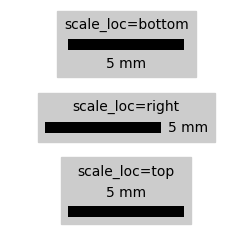

This chart was generated by the following Python code:
import matplotlib.pyplot as plt
from matplotlib_scalebar.scalebar import ScaleBar

fig, ax = plt.subplots(figsize=(3, 2.8))
ax.axis("off")

scalebar = ScaleBar(
    1,
    "cm",
    length_fraction=0.75,
    width_fraction=0.05,
    scale_loc="bottom",
    label="scale_loc=bottom",
    location="upper center",
    box_color="0.8",
    pad=0.5,
)
ax.add_artist(scalebar)

scalebar = ScaleBar(
    1,
    "cm",
    length_fraction=0.75,
    width_fraction=0.05,
    scale_loc="right",
    label="scale_loc=right",
    location="center",
    box_color="0.8",
    pad=0.5,
)
ax.add_artist(scalebar)

scalebar = ScaleBar(
    1,
    "cm",
    length_fraction=0.75,
    width_fraction=0.05,
    scale_loc="top",
    label="scale_loc=top",
    location="lower center",
    box_color="0.8",
    pad=0.5,
)
ax.add_artist(scalebar)

fig.savefig("argument_scale_loc.png", dpi=100, bbox_inches="tight")
